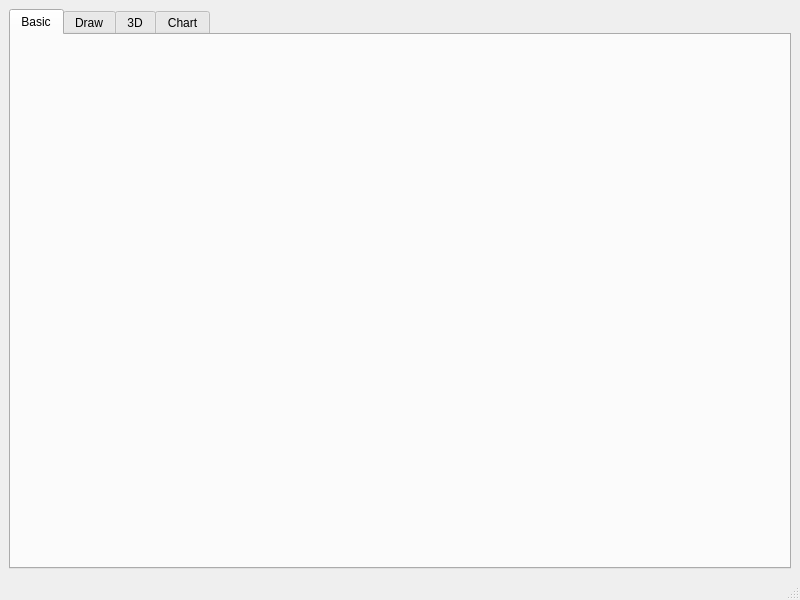
<?xml version="1.0" encoding="UTF-8"?>
<ui version="4.0">
 <class>MainWindow</class>
 <widget class="QMainWindow" name="MainWindow">
  <property name="geometry">
   <rect>
    <x>0</x>
    <y>0</y>
    <width>800</width>
    <height>600</height>
   </rect>
  </property>
  <property name="windowTitle">
   <string>Easy QPainter (By: GongJianBo 1992)</string>
  </property>
  <widget class="QWidget" name="centralwidget">
   <layout class="QVBoxLayout" name="verticalLayout">
    <item>
     <widget class="QTabWidget" name="tabWidget">
      <property name="currentIndex">
       <number>0</number>
      </property>
      <widget class="TabBasic" name="tab_basic">
       <attribute name="title">
        <string>Basic</string>
       </attribute>
      </widget>
      <widget class="TabDraw" name="tab_draw">
       <attribute name="title">
        <string>Draw</string>
       </attribute>
      </widget>
      <widget class="Tab3D" name="tab_3d">
       <attribute name="title">
        <string>3D</string>
       </attribute>
      </widget>
      <widget class="TabChart" name="tab_chart">
       <attribute name="title">
        <string>Chart</string>
       </attribute>
      </widget>
     </widget>
    </item>
   </layout>
  </widget>
  <widget class="QMenuBar" name="menubar">
   <property name="geometry">
    <rect>
     <x>0</x>
     <y>0</y>
     <width>800</width>
     <height>23</height>
    </rect>
   </property>
  </widget>
  <widget class="QStatusBar" name="statusbar"/>
 </widget>
 <customwidgets>
  <customwidget>
   <class>TabBasic</class>
   <extends>QWidget</extends>
   <header>TabBasic.h</header>
   <container>1</container>
  </customwidget>
  <customwidget>
   <class>TabDraw</class>
   <extends>QWidget</extends>
   <header>TabDraw.h</header>
   <container>1</container>
  </customwidget>
  <customwidget>
   <class>Tab3D</class>
   <extends>QWidget</extends>
   <header>Tab3D.h</header>
   <container>1</container>
  </customwidget>
  <customwidget>
   <class>TabChart</class>
   <extends>QWidget</extends>
   <header>TabChart.h</header>
   <container>1</container>
  </customwidget>
 </customwidgets>
 <resources/>
 <connections/>
</ui>
